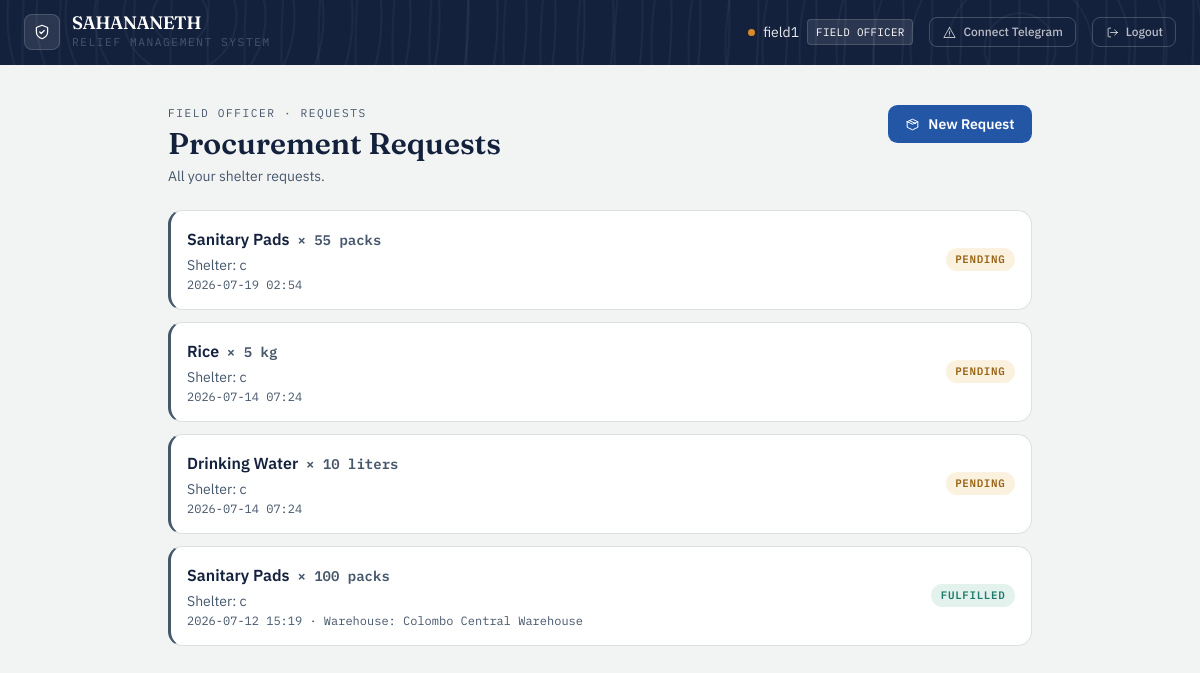
/field/procurement/list (signed in), run on the app's committed database.
### app/models/user.py (models this page shows, shortened)
class User(UserMixin, db.Model):
    __tablename__ = 'users'
    id = db.Column(db.Integer, primary_key=True)
    username = db.Column(db.String(80), unique=True, nullable=False)
    full_name = db.Column(db.String(150), nullable=True)
    password_hash = db.Column(db.String(256), nullable=False)
    role_level = db.Column(
    db.Enum('super_admin', 'gov_officer', 'field_officer',
            'warehouse_manager', 'citizen',
            name='user_role_enum'),
    nullable=False
)
    status = db.Column(
        db.Enum('pending', 'active', 'needs_verification', 'verified', 'rejected',name='user_status_enum'),
        default='pending',
        nullable=False
    )
    assigned_node_id = db.Column(db.Integer, nullable=True)
    created_at = db.Column(db.DateTime, default=datetime.utcnow)
    telegram_chat_id = db.Column(db.String(64), unique=True, nullable=True)
    telegram_linked_at = db.Column(db.DateTime, nullable=True)
    notify_opt_in = db.Column(db.Boolean, default=True, nullable=False)
    country = db.Column(db.String(100), nullable=True)
    region = db.Column(db.String(100), nullable=True)   # state / province / district
    city = db.Column(db.String(100), nullable=True)
    latitude = db.Column(db.Float, nullable=True)
    longitude = db.Column(db.Float, nullable=True)
    location_updated_at = db.Column(db.DateTime, nullable=True)
    @property
    def telegram_linked(self):
        return self.telegram_chat_id is not None

### app/models/procurement.py (models this page shows, shortened)
class ProcurementRequest(db.Model):
    __tablename__ = 'procurement_requests'
    id = db.Column(db.Integer, primary_key=True)
    origin_shelter_id = db.Column(db.Integer, db.ForeignKey('shelters.id'), nullable=False)
    requested_by_id = db.Column(db.Integer, db.ForeignKey('users.id'), nullable=False)
    requested_sku = db.Column(db.String(100), nullable=False)
    quantity_needed = db.Column(db.Integer, nullable=False)
    metric_unit = db.Column(db.String(30), nullable=False)
    notes = db.Column(db.String(255), nullable=True)
    status_state = db.Column(
    db.Enum('pending', 'approved', 'dispatched', 'fulfilled', 'rejected',
            name='procurement_status_enum'),
    default='pending'
)
    received_quantity = db.Column(db.Integer, nullable=True)
    fulfilled_warehouse_id = db.Column(db.Integer, db.ForeignKey('warehouses.id'), nullable=True)
    created_at = db.Column(db.DateTime, default=datetime.utcnow)
    updated_at = db.Column(db.DateTime, default=datetime.utcnow, onupdate=datetime.utcnow)
    shelter = db.relationship('Shelter', backref='procurement_requests')
    requested_by = db.relationship('User', backref='procurement_requests')
    fulfilled_warehouse = db.relationship('Warehouse', backref='fulfilled_requests')

### app/models/shelter.py (models this page shows, shortened)
class Shelter(db.Model):
    __tablename__ = 'shelters'
    id = db.Column(db.Integer, primary_key=True)
    shelter_name = db.Column(db.String(150), nullable=False)
    latitude = db.Column(db.Float, nullable=True)
    longitude = db.Column(db.Float, nullable=True)
    maximum_capacity = db.Column(db.Integer, nullable=False)
    current_occupancy_count = db.Column(db.Integer, default=0)
    address = db.Column(db.String(255), nullable=True)
    country = db.Column(db.String(100), nullable=True)
    region = db.Column(db.String(100), nullable=True)   # state / province / district
    city = db.Column(db.String(100), nullable=True)
    status = db.Column(
    db.Enum('pending_approval', 'active', 'inactive',
            name='shelter_status_enum'),
    default='pending_approval',
    nullable=False
)
    created_by_id = db.Column(db.Integer, db.ForeignKey('users.id'), nullable=False)
    approved_by_id = db.Column(db.Integer, db.ForeignKey('users.id'), nullable=True)
    created_at = db.Column(db.DateTime, default=datetime.utcnow)
    created_by = db.relationship('User', foreign_keys=[created_by_id], backref='created_shelters')
    approved_by = db.relationship('User', foreign_keys=[approved_by_id], backref='approved_shelters')
    inventory_items = db.relationship('ShelterInventory', backref='shelter', cascade='all, delete-orphan')

### app/models/warehouse.py (models this page shows, shortened)
class Warehouse(db.Model):
    __tablename__ = 'warehouses'
    id = db.Column(db.Integer, primary_key=True)
    warehouse_name = db.Column(db.String(150), nullable=False)
    latitude = db.Column(db.Float, nullable=True)
    longitude = db.Column(db.Float, nullable=True)
    address = db.Column(db.String(255), nullable=True)
    status = db.Column(
        db.Enum('pending_approval', 'active', 'inactive',
                name='warehouse_status_enum'),
        default='pending_approval',
        nullable=False
    )
    created_by_id = db.Column(db.Integer, db.ForeignKey('users.id'), nullable=True)
    approved_by_id = db.Column(db.Integer, db.ForeignKey('users.id'), nullable=True)
    created_at = db.Column(db.DateTime, default=datetime.utcnow)
    created_by = db.relationship('User', foreign_keys=[created_by_id],
                                 backref='created_warehouses')
    approved_by = db.relationship('User', foreign_keys=[approved_by_id],
                                  backref='approved_warehouses')
    inventory = db.relationship('InventoryStock', backref='warehouse',
                                cascade='all, delete-orphan')
    assignments = db.relationship('WarehouseAssignment', back_populates='warehouse',
                              cascade='all, delete-orphan')

### app/routes/field_officer.py (the view)
@field_bp.route('/procurement/list')
@login_required
@role_required('field_officer')
@active_required
def procurement_list():
    my_shelters = Shelter.query.filter_by(
        created_by_id=current_user.id,
        status='active'
    ).all()
    shelter_ids = [s.id for s in my_shelters]
    requests = ProcurementRequest.query.filter(
        ProcurementRequest.origin_shelter_id.in_(shelter_ids)
    ).order_by(ProcurementRequest.created_at.desc()).all()
    return render_template('field_officer/procurement_list.html',
                           requests=requests,
                           shelters=my_shelters)

### app/models/user.py (called while the page is built)
@login_manager.user_loader
def load_user(user_id):
    return User.query.get(int(user_id))

### app/utils.py (called while the page is built)
def role_required(*roles):
    def decorator(f):
        @wraps(f)
        def decorated_function(*args, **kwargs):
            if not current_user.is_authenticated:
                abort(401)
            if current_user.role_level not in roles:
                abort(403)
            return f(*args, **kwargs)
        return decorated_function
    return decorator

def active_required(f):
    @wraps(f)
    def decorated_function(*args, **kwargs):
        if not current_user.is_authenticated:
            abort(401)
        if current_user.status == 'pending':
            flash('Your account is pending approval. Please wait.', 'warning')
            return redirect(url_for('auth.pending'))
        if current_user.status == 'rejected':
            flash('Your account has been rejected. Contact admin.', 'danger')
            return redirect(url_for('auth.login'))
        return f(*args, **kwargs)
    return decorated_function

### app/templates/field_officer/procurement_list.html (shortened to what this page needs)
{% extends "base.html" %}
{% block content %}
<div class="mx-auto mt-10 max-w-4xl px-4 pb-16">
    <div class="mb-6 flex flex-wrap items-start justify-between gap-3">
        <div>
            <div class="eyebrow">Field Officer · Requests</div>
            <h1 class="mt-1 font-display text-3xl font-semibold text-ink">Procurement Requests</h1>
            <p class="mt-1 text-sm text-slate">All your shelter requests.</p>
        </div>
        <a href="/field/procurement/create" class="btn-primary inline-flex items-center gap-2">
            <svg class="icon" style="width:15px;height:15px"><use href="#icon-package"/></svg>
            New Request
        </a>
    </div>
    {% if requests %}
    <div class="space-y-3">
        {% for req in requests %}
        <div class="ledger-card tone-slate p-4 flex flex-wrap items-center justify-between gap-3">
            <div>
                <p class="font-semibold text-ink">
                    {{ req.requested_sku }}
                    <span class="ml-1 font-mono text-sm text-slate">
                        × {{ req.quantity_needed }} {{ req.metric_unit }}
                    </span>
                </p>
                <p class="mt-1 text-sm text-slate">
                    Shelter: {{ req.shelter.shelter_name }}
                </p>
                <p class="mt-0.5 text-xs font-mono text-slate">
                    {{ req.created_at.strftime('%Y-%m-%d %H:%M') }}
                    {% if req.fulfilled_warehouse %}
                    · Warehouse: {{ req.fulfilled_warehouse.warehouse_name }}
                    {% endif %}
                </p>
            </div>
            <div class="flex items-center gap-2">
                <span class="status-pill {% if req.status_state == 'pending' %}status-pending{% elif req.status_state == 'approved' %}status-approved{% elif req.status_state == 'fulfilled' %}status-fulfilled{% else %}status-rejected{% endif %}">
                    {{ req.status_state.title() }}
                </span>
            </div>
        </div>
        {% endfor %}
    </div>
    {% else %}
    <div class="ledger-card tone-relief p-6 text-center text-slate">
        No procurement requests yet.
    </div>
    {% endif %}
</div>
{% endblock %}

### app/templates/base.html (shortened to what this page needs)
<!DOCTYPE html>
<html lang="en">
<head>
    <link rel="stylesheet" href="{{ url_for('static', filename='css/tailwind.css') }}">
</head>
<body class="min-h-screen text-ink">
{% if current_user.is_authenticated %}
<nav class="contour-bg text-white px-6 py-3.5 flex justify-between items-center">
    <div class="flex items-center gap-3">
        <div class="w-9 h-9 rounded-lg bg-white/10 border border-white/15 flex items-center justify-center">
            <svg class="icon text-white"><use href="#icon-shield"/></svg>
        </div>
        <div>
            <div class="font-display font-semibold text-lg leading-none tracking-tight">SAHANANETH</div>
            <div class="eyebrow text-white/50 mt-0.5">Relief Management System</div>
        </div>
    </div>
    <div class="flex gap-4 items-center text-sm">
        <div class="flex items-center gap-2">
            <span class="badge-dot bg-amber"></span>
            <span class="text-white/90">{{ current_user.username }}</span>
            <span class="font-mono text-[0.68rem] tracking-wide uppercase bg-white/10 border border-white/15 px-2 py-0.5 rounded">
                {{ current_user.role_level.replace('_', ' ').title() }}
            </span>
        </div>
        <a href="/auth/telegram/connect" class="flex items-center gap-1.5 text-white/70 hover:text-white border border-white/20 hover:border-white/40 px-3 py-1.5 rounded-lg transition">
            <svg class="icon" style="width:15px;height:15px"><use href="#icon-alert"/></svg>
            <span class="text-xs font-medium">{{ 'Telegram connected' if current_user.telegram_linked else 'Connect Telegram' }}</span>
        </a>
        <a href="/auth/logout" class="flex items-center gap-1.5 text-white/70 hover:text-white border border-white/20 hover:border-white/40 px-3 py-1.5 rounded-lg transition">
            <svg class="icon" style="width:15px;height:15px"><use href="#icon-logout"/></svg>
            <span class="text-xs font-medium">Logout</span>
        </a>
    </div>
</nav>
{% endif %}
<main class="{% block main_class %}{% endblock %}">
    {% block content %}{% endblock %}
</main>
</body>
</html>

### data on the page
User: username "field1", role_level.replace "FIELD OFFICER"
ProcurementRequest: requested_sku "Sanitary Pads", quantity_needed "55", metric_unit "packs", shelter.shelter_name "c", created_at "2026-07-19 02:54", status_state "PENDING"
ProcurementRequest: requested_sku "Rice", quantity_needed "5", metric_unit "kg", shelter.shelter_name "c", created_at "2026-07-14 07:24", status_state "PENDING"
ProcurementRequest: requested_sku "Drinking Water", quantity_needed "10", metric_unit "liters", shelter.shelter_name "c", created_at "2026-07-14 07:24", status_state "PENDING"
ProcurementRequest: requested_sku "Sanitary Pads", quantity_needed "100", metric_unit "packs", shelter.shelter_name "c", created_at "2026-07-12 15:19", fulfilled_warehouse.warehouse_name "Colombo Central Warehouse", status_state "FULFILLED"
